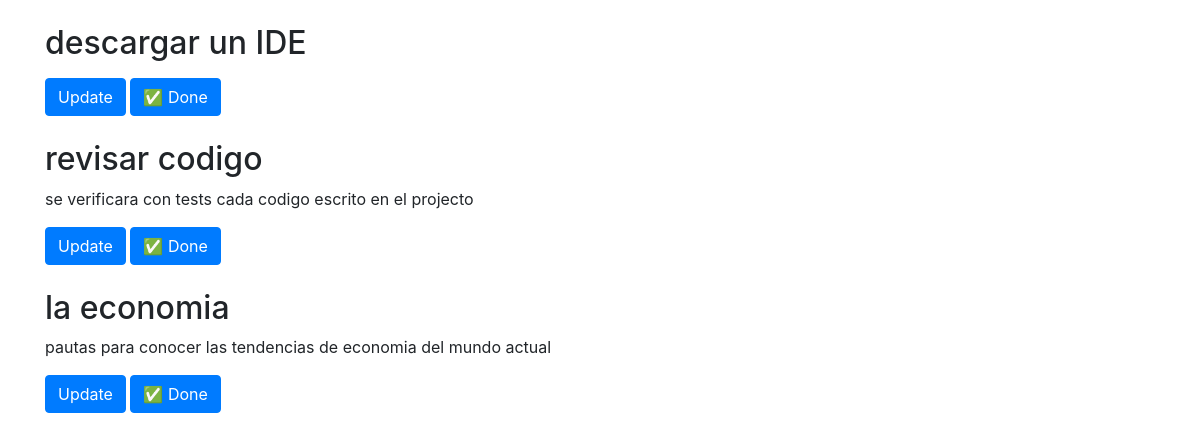
The app's page /Tasks/, older data.
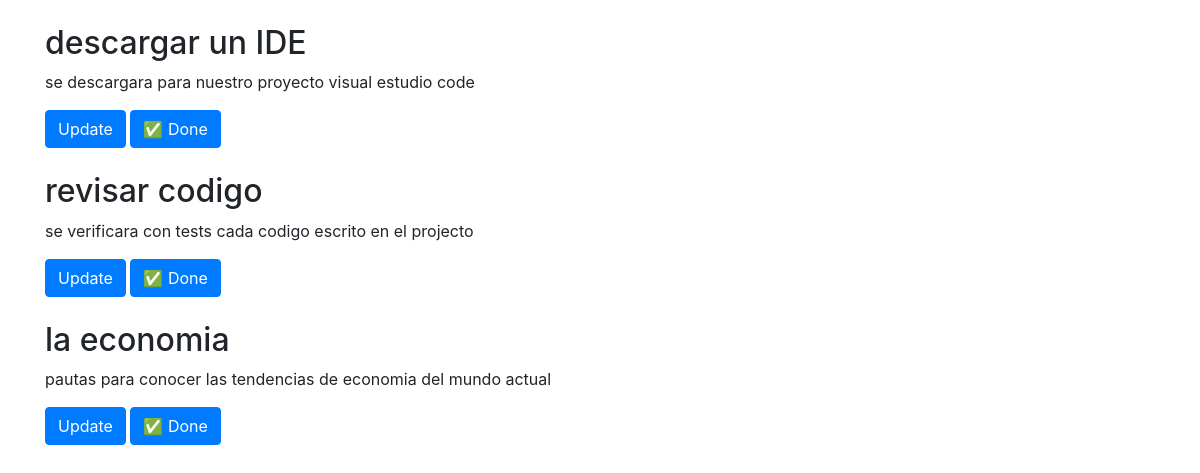
The same page, newer data.
### myapp/models.py (models this page shows, shortened)
class Task(models.Model):
    title = models.CharField(max_length=200)
    description = models.TextField()
    Project = models.ForeignKey(Project, on_delete=models.CASCADE)
    done = models.BooleanField(default=False)

### myapp/views.py (the view)
# urls.py: path('Tasks/',views.tasks),
def tasks(request):
   tasks = Task.objects.all ()
   return render(request, 'tasks.html',{
        'tasks': tasks
    })

### myapp/templates/tasks.html (shortened to what this page needs)
{% load bootstrap4 %}
{% bootstrap_css %}
 {% for tasks in tasks %}
 <div class = 'container'>
  <h2>{{ tasks.title }}</h2>
  <p>{{ tasks.description }}</p>
 <button type="button" class="btn btn-primary">Update</button>
 <button type="button" class="btn btn-primary">✅ Done</button>
</div>
{% endfor %}

Row changes from the older to the newer data that the page shows:
changed Task "descargar un IDE": description (not shown) → "se descargara para nuestro proyecto visual estudio code"
